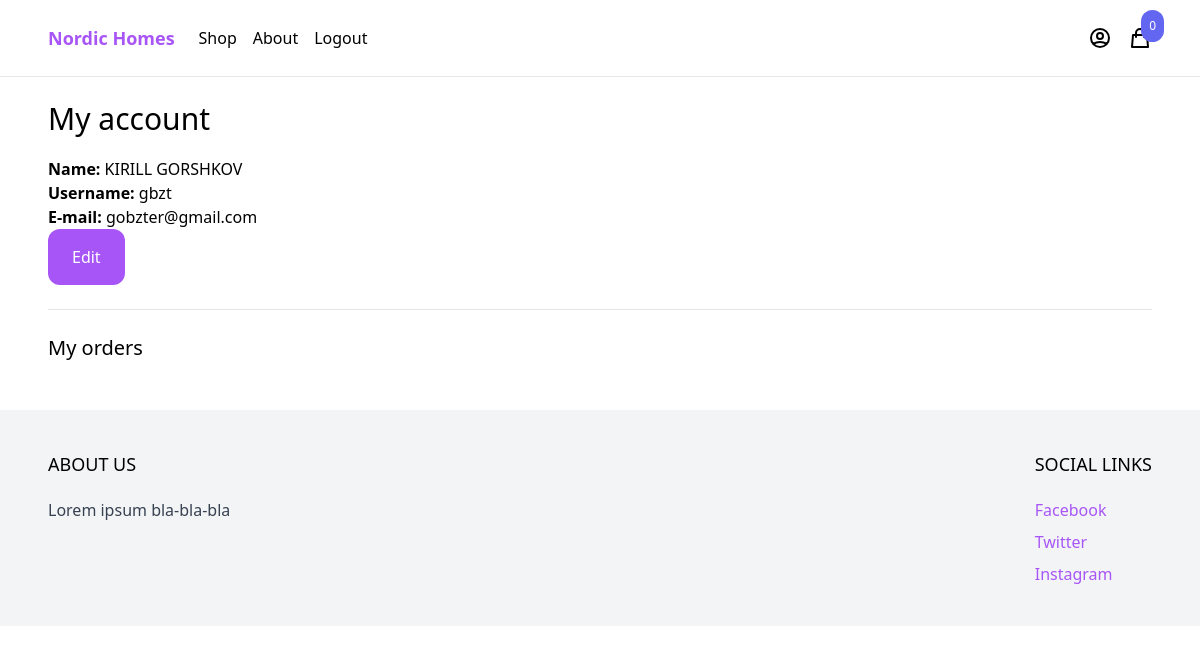
/myaccount/ (signed in), run on an earlier commit of the app's database.
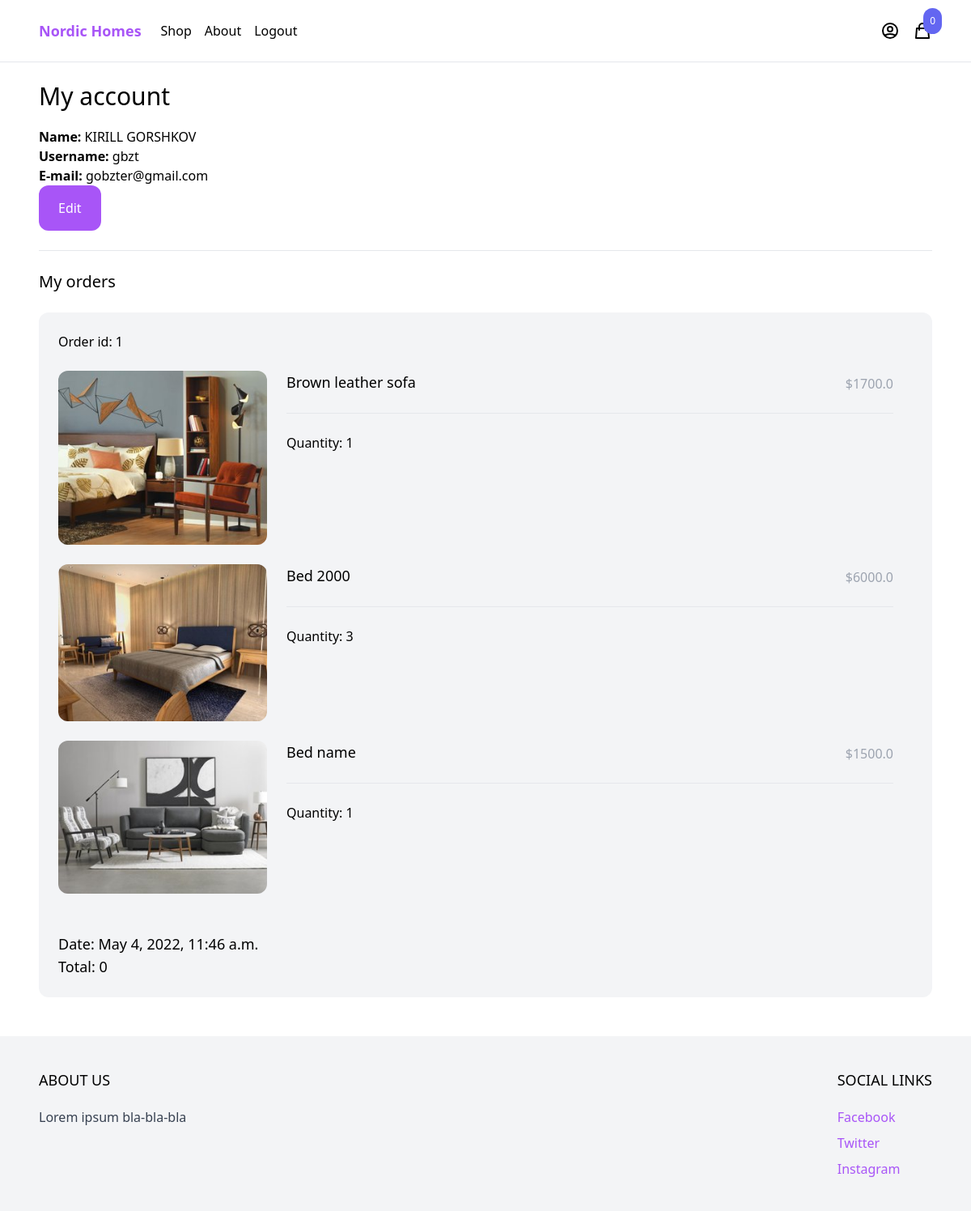
And on a later commit of the database.
### order/models.py (models this page shows)
class Order(models.Model):
    ORDERED = 'ordered'
    SHIPPED = 'shipped'
    STATUS_CHOICES = (
        (ORDERED, 'Ordered'),
        (SHIPPED, 'Shipped')
    )
    user = models.ForeignKey(User, related_name='orders', blank=True, null=True, on_delete=models.CASCADE)
    first_name = models.CharField(max_length=255)
    last_name = models.CharField(max_length=255)
    email = models.CharField(max_length=255)
    address = models.CharField(max_length=512)
    zipcode = models.CharField(max_length=255)
    place = models.CharField(max_length=255)
    phone = models.CharField(max_length=255)
    created_at = models.DateTimeField(auto_now_add=True)
    paid = models.BooleanField(default=False)
    paid_amount = models.IntegerField(blank=True, null=True)
    status = models.CharField(max_length=20, choices=STATUS_CHOICES, default=ORDERED)
    class Meta:
        ordering = ('created_at',)
    def get_total_price(self):
        if self.paid_amount:
            return self.paid_amount / 100
        return 0

class OrderItems(models.Model):
    order = models.ForeignKey(Order, related_name='items', on_delete=models.CASCADE)
    product = models.ForeignKey(Product, related_name='items', on_delete=models.CASCADE)
    price = models.IntegerField()
    quantity = models.IntegerField(default=1)
    class Meta:
        verbose_name_plural = 'Order items'
    def get_total_price(self):
        return self.price / 100

### product/models.py (models this page shows, shortened)
class Product(models.Model):
    category = models.ForeignKey(Category, related_name='products', on_delete=models.CASCADE)
    name = models.CharField(max_length=255)
    slug = models.SlugField()
    description = models.TextField(blank=True, null=True)
    price = models.IntegerField()
    created_at = models.DateTimeField(auto_now_add=True)
    image = models.ImageField(upload_to='uploads/', blank=True, null=True)
    thumbnail = models.ImageField(upload_to='uploads/', blank=True, null=True)
    class Meta:
        ordering = ('-created_at',)
    def get_thumbnail(self):
        if self.thumbnail:
            return self.thumbnail.url

### core/views.py (the view)
# urls.py: path('myaccount/', myaccount, name='myaccount'),
@login_required
def myaccount(request):
    return render(request, 'core/myaccount.html')

### cart/cart.py (called while the page is built)
    def __len__(self):
        return sum(item['quantity'] for item in self.cart.values())

### cart/context_processors.py (called while the page is built)
def cart(request):
    return {'cart': Cart(request)}

### core/templates/core/myaccount.html (shortened to what this page needs)
{% extends 'core/base.html' %}
{% block content %}
    <div class="max-w-6xl mx-auto p-6">
        <h1 class="mb-5 text-3xl">My account</h1>
        <div class="mb-6">
            <strong>Name: </strong>{{ request.user.get_full_name }}<br>
            <strong>Username: </strong>{{ request.user.username }}<br>
            <strong>E-mail: </strong>{{ request.user.email }}<br>
            <a href="{% url 'edit_myaccount' %}" class="inline-block py-4 px-6 rounded-xl text-white
            bg-purple-500">Edit</a>
        </div>
        <hr>
        <h2 class="my-6 text-xl">My orders</h2>
        {% for order in request.user.orders.all %}
            <div class="w-full mb-6 p-6 flex flex-wrap bg-gray-100 rounded-xl">
                <div class="mb-6 flex justify-between">
                    <a href="#">Order id: {{ order.id }}</a>
                </div>
                <div class="mb-6 w-full">
                    {% for item in order.items.all %}
                        <div class="product mb-6 flex pr-6">
                            <a href="#" class="w-1/4">
                                <img class="hover:shadow-lg rounded-xl" src="{{ item.product.get_thumbnail }}">
                            </a>
                            <div class="w-3/4 pl-6">
                                <div class="flex justify-between">
                                    <a href="#" class="text-lg">{{ item.product.name }}</a>
                                    <p class="mb-6 pt-1 text-gray-400">${{ item.get_total_price }}</p>
                                </div>
                                <hr>
                                <div class="mt-6">
                                    Quantity: {{ item.quantity }}
                                </div>
                            </div>
                        </div>
                    {% endfor %}
                </div>
                <div>
                    <p class="text-lg">Date: {{ order.created_at }}</p>
                    <p class="text-lg">Total: {{ order.get_total_price }} </p>
                </div>
            </div>
        {% endfor %}
    </div>
{% endblock %}

### core/templates/core/base.html (shortened to what this page needs)
<!DOCTYPE html>
<html lang="en">
<head>
    <script src="https://cdn.tailwindcss.com"></script>
</head>
<body>
<nav class="border-b border-grey-300">
    <div class="max-w-6xl mx-auto py-2 px-6 xl:px-0 flex items-center justify-between">
        <div class="menu-left flex items-center space-x-6">
            <a href="{% url 'frontpage' %}" class="py-4 text-lg text-purple-500 font-semibold">Nordic Homes</a>
            <ul class="flex items-center space-x-4">
                <li><a href="{% url 'shop' %}">Shop</a></li>
                <li><a href="#">About</a></li>
                {% if request.user.is_authenticated %}
                    <li><a href="{% url 'logout' %}">Logout</a></li>
                {% endif %}
            </ul>
        </div>
        <div class="menu-right flex items-center space-x-4">
            <a href="{% url 'myaccount' %}">
                <svg xmlns="http://www.w3.org/2000/svg" class="h-6 w-6" fill="none" viewBox="0 0 24 24"
                     stroke="currentColor" stroke-width="2">
                    <path stroke-linecap="round" stroke-linejoin="round"
                          d="M5.121 17.804A13.937 13.937 0 0112 16c2.5 0 4.847.655 6.879 1.804M15 10a3 3 0 11-6 0 3 3 0 016 0zm6 2a9 9 0 11-18 0 9 9 0 0118 0z"/>
                </svg>
            </a>
            <div
                    hx-get="{% url 'hx_menu_cart' %}"
                    hx-trigger="update-menu-cart from:body"
                    hx-swap="innerHTML"
            >
                {% include 'cart/partials/menu_cart.html' %}
            </div>
        </div>
    </div>
</nav>
<main>
    {% block content %}
    {% endblock %}
</main>
<footer class="bg-gray-100">
    <div class="max-w-6xl mx-auto py-10 px-6 xl:px-0 md:flex justify-between">
        <div class="footer-left mb-12 md:mb-0">
            <h2 class="mb-5 uppercase text-lg">About us</h2>
            <p class="text-gray-700">Lorem ipsum bla-bla-bla</p>
        </div>
        <div class="footer-right">
            <h2 class="mb-5 uppercase text-lg">Social links</h2>
            <ul class="space-y-2">
                <li><a href="#" class="text-purple-500 hover:text-purple-800">Facebook</a></li>
                <li><a href="#" class="text-purple-500 hover:text-purple-800">Twitter</a></li>
                <li><a href="#" class="text-purple-500 hover:text-purple-800">Instagram</a></li>
            </ul>
        </div>
    </div>
</footer>
</body>
</html>

### cart/templates/cart/partials/menu_cart.html
<a href="{% url 'cart' %}" id="menu-cart-button" class="relative">
    <svg xmlns="http://www.w3.org/2000/svg" class="h-6 w-6" fill="none" viewBox="0 0 24 24"
         stroke="currentColor" stroke-width="2">
        <path stroke-linecap="round" stroke-linejoin="round"
              d="M16 11V7a4 4 0 00-8 0v4M5 9h14l1 12H4L5 9z"/>
    </svg>
    <span class="p-2 absolute -top-4 -right-3 bg-indigo-500 text-white text-xs rounded-full">{{ cart|length }}</span>
</a>

What changed in the data, as far as the page shows it:
added Order: id "1", created_at "May 4, 2022, 11:46 a.m.", get_total_price "0"
added OrderItems: product.get_thumbnail (picture), product.name "Brown leather sofa", get_total_price "1700.0", quantity "1"
added OrderItems: product.get_thumbnail (picture), product.name "Bed 2000", get_total_price "6000.0", quantity "3"
added OrderItems: product.get_thumbnail (picture), product.name "Bed name", get_total_price "1500.0", quantity "1"
